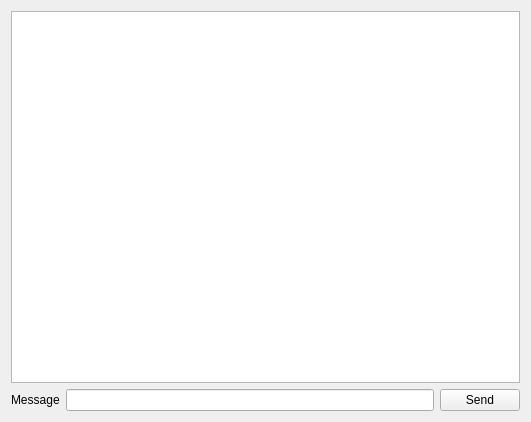
<?xml version="1.0" encoding="UTF-8"?>
<ui version="4.0">
 <class>Form</class>
 <widget class="QWidget" name="Form">
  <property name="geometry">
   <rect>
    <x>0</x>
    <y>0</y>
    <width>531</width>
    <height>422</height>
   </rect>
  </property>
  <property name="windowTitle">
   <string>Form</string>
  </property>
  <layout class="QVBoxLayout" name="verticalLayout_2">
   <item>
    <layout class="QVBoxLayout" name="verticalLayout">
     <item>
      <widget class="QTextBrowser" name="chatLog"/>
     </item>
     <item>
      <layout class="QHBoxLayout" name="horizontalLayout">
       <item>
        <widget class="QLabel" name="label">
         <property name="text">
          <string>Message</string>
         </property>
        </widget>
       </item>
       <item>
        <widget class="QLineEdit" name="message"/>
       </item>
       <item>
        <widget class="QPushButton" name="sendButton">
         <property name="text">
          <string>Send</string>
         </property>
        </widget>
       </item>
      </layout>
     </item>
    </layout>
   </item>
  </layout>
 </widget>
 <resources/>
 <connections/>
</ui>
